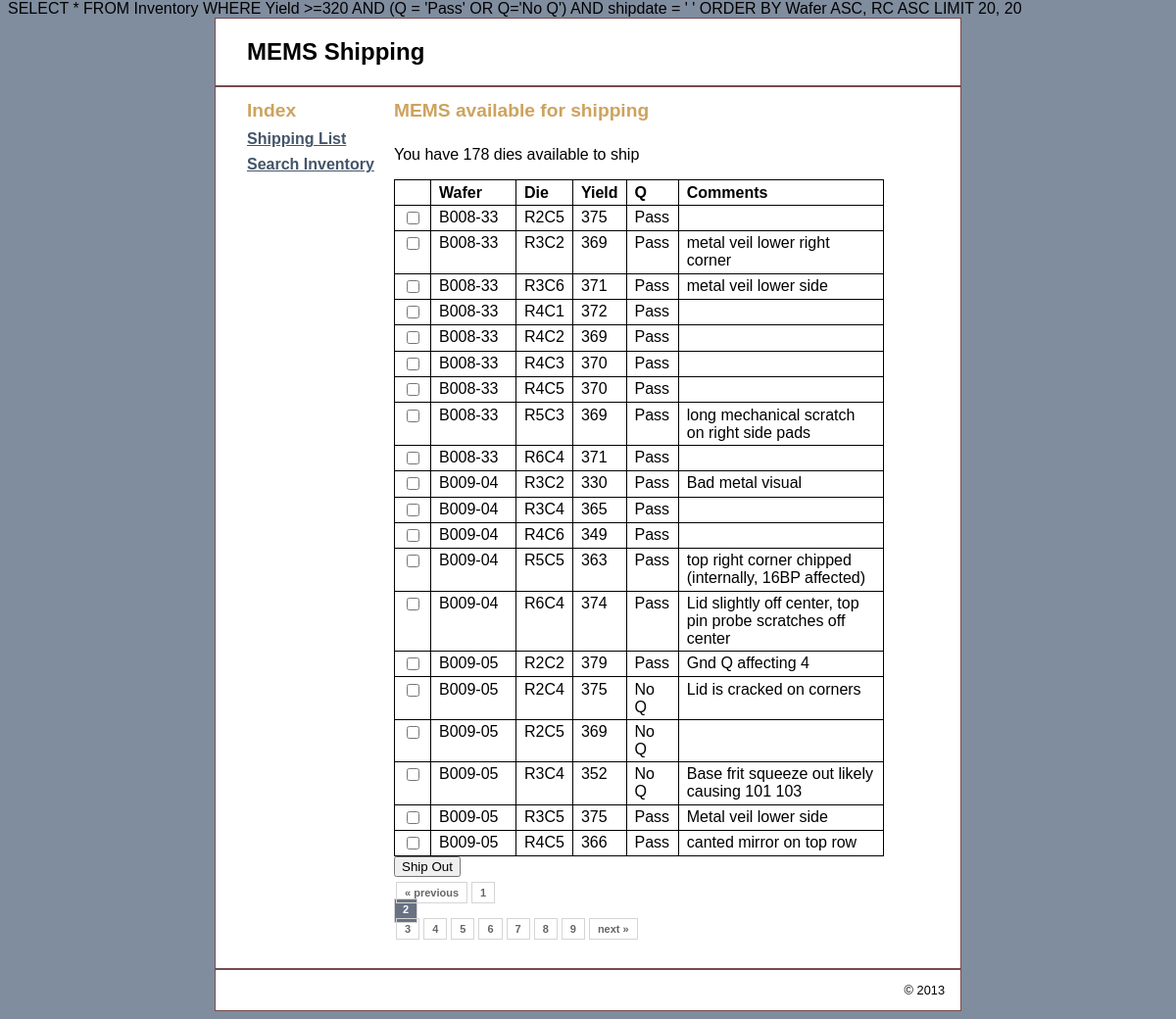
/shipping/index.php?p=2, run on the app's committed database.
### tables this page shows
CREATE TABLE IF NOT EXISTS `inventory` (
  `MEMS_ID` int(11) NOT NULL AUTO_INCREMENT,
  `Wafer` varchar(7) DEFAULT NULL,
  `RC` varchar(6) DEFAULT NULL,
  `Yield` varchar(3) DEFAULT NULL,
  `Q` varchar(6) DEFAULT NULL,
  `shipdate` varchar(10) DEFAULT NULL,
  `Comment` varchar(82) DEFAULT NULL,
  PRIMARY KEY (`MEMS_ID`)
);

### model/shipping_db.php (called while the page is built, shortened)
<?php
    function shipping_list(){
        global $MEMS;
        global $pages;
            $query = "SELECT * FROM Inventory
            WHERE Yield >=320 AND (Q = 'Pass' OR Q='No Q') AND shipdate = ' '
            ORDER BY Wafer ASC, RC ASC " .$pages->get_limit();
        $shipping = $MEMS -> query($query);
        return $shipping;
    }
    function inquire_row(){
        global $MEMS;
        $x=0;
        $query = $MEMS->prepare("SELECT COUNT(*) FROM Inventory
            WHERE Yield >=320 AND (Q = 'Pass' OR Q='No Q') AND shipdate = ' '");
        $query -> execute();
        if($query->fetchColumn()>0){
            $query = "SELECT * FROM Inventory
            WHERE Yield >=320 AND (Q = 'Pass' OR Q='No Q') AND shipdate = ' '";
            foreach($MEMS->query($query) as $row){
                $x++;
            }
        }
        return $x;
    }
?>

### shipping/shipping_list.php (the view, shortened to what this page needs)
<?php include '../view/header.php'; ?>
<div id="main">
<?php include '../view/sidebar.php'; ?>
<h2>MEMS available for shipping</h2>
    <div id="content">
        <p>You have <?php echo $numrows?> dies available to ship</p>
        <form action="." method="post">
        <table border ="1">
            <tr id="middle">
                <th>&nbsp;</th>
                <th style="width: 70px">Wafer</th>
                <th>Die</th>
                <th>Yield</th>
                <th>Q</th>
                <th>Comments</th>
            </tr>
            <?php foreach ($shipping as $shippings) : ?>
            <tr id="middle">
                <td>
                    <input type="checkbox" name="result[]" value="<?php echo $shippings['MEMS_ID']; ?>"/>
                </td>
                <td><?php echo $shippings['Wafer']; ?></td>
                <td><?php echo $shippings['RC']; ?></td>
                <td><?php echo $shippings['Yield']; ?></td>
                <td><?php echo $shippings['Q']; ?></td>
                <td><?php echo $shippings['Comment']; ?></td>
            </tr>
            <?php endforeach; ?>
         </table>
         <input type="submit" value="Ship Out" />
         </form>
        <?php echo $pages->page_links();?>
    </div>
</div>
<?php include '../view/footer.php'; ?>

### view/main.css (style rules this page uses)
body { margin-top: 0; background-color: rgb(128, 141, 159); font-family: Arial, Helvetica, sans-serif; }
h2 { font-size: 120%; margin: 0; padding: .25em 0 .5em; }
h1, h2 { color: rgb(205, 163, 94); }
table { border: 1px solid black; border-collapse: collapse; table-layout: fixed; }
td, th { border: 1px solid black; padding: .2em .5em .2em .5em; vertical-align: top; text-align: left; }
form { margin: 0; }
#main { margin: 0; padding: .5em 2em; }
#content { float: left; width: 500px; padding-bottom: 1.5em; }

### data on the page
inventory: Wafer "B008-33", RC "R2C5", Yield "375", Q "Pass"
inventory: Wafer "B008-33", RC "R3C2", Yield "369", Q "Pass", Comment "metal veil lower right corner"
inventory: Wafer "B008-33", RC "R3C6", Yield "371", Q "Pass", Comment "metal veil lower side"
inventory: Wafer "B008-33", RC "R4C1", Yield "372", Q "Pass"
inventory: Wafer "B008-33", RC "R4C2", Yield "369", Q "Pass"
inventory: Wafer "B008-33", RC "R4C3", Yield "370", Q "Pass"
inventory: Wafer "B008-33", RC "R4C5", Yield "370", Q "Pass"
inventory: Wafer "B008-33", RC "R5C3", Yield "369", Q "Pass", Comment "long mechanical scratch on right side pads"
inventory: Wafer "B008-33", RC "R6C4", Yield "371", Q "Pass"
inventory: Wafer "B009-04", RC "R3C2", Yield "330", Q "Pass", Comment "Bad metal visual"
inventory: Wafer "B009-04", RC "R3C4", Yield "365", Q "Pass"
inventory: Wafer "B009-04", RC "R4C6", Yield "349", Q "Pass"
inventory: Wafer "B009-04", RC "R5C5", Yield "363", Q "Pass", Comment "top right corner chipped (internally, 16BP affected)"
inventory: Wafer "B009-04", RC "R6C4", Yield "374", Q "Pass", Comment "Lid slightly off center, top pin probe scratches off center"
inventory: Wafer "B009-05", RC "R2C2", Yield "379", Q "Pass", Comment "Gnd Q affecting 4"
inventory: Wafer "B009-05", RC "R2C4", Yield "375", Q "No Q", Comment "Lid is cracked on corners"
inventory: Wafer "B009-05", RC "R2C5", Yield "369", Q "No Q"
inventory: Wafer "B009-05", RC "R3C4", Yield "352", Q "No Q", Comment "Base frit squeeze out likely causing 101 103"
inventory: Wafer "B009-05", RC "R3C5", Yield "375", Q "Pass", Comment "Metal veil lower side"
inventory: Wafer "B009-05", RC "R4C5", Yield "366", Q "Pass", Comment "canted mirror on top row"

### other printed values
$numrows "178"
